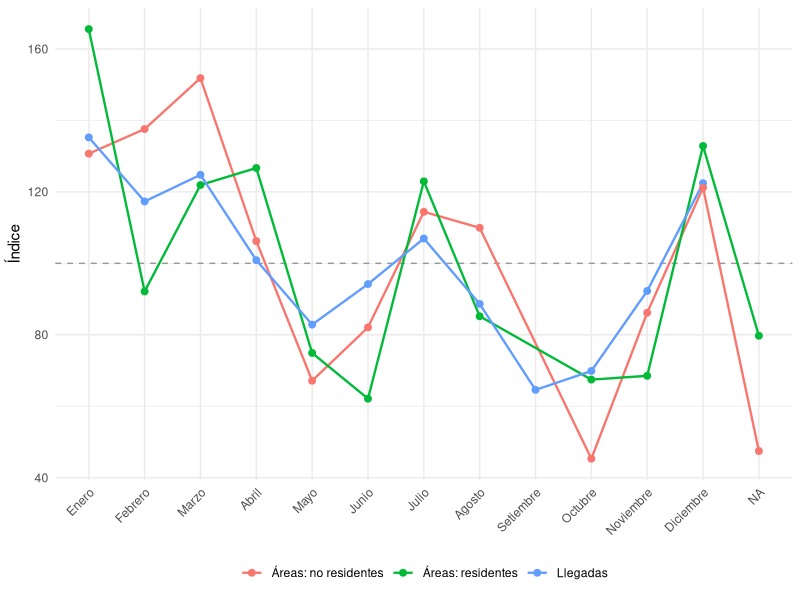
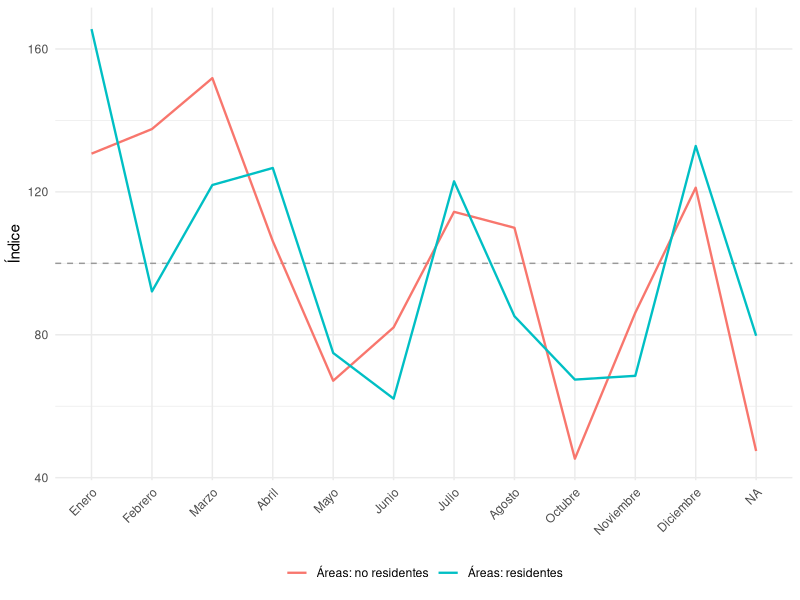
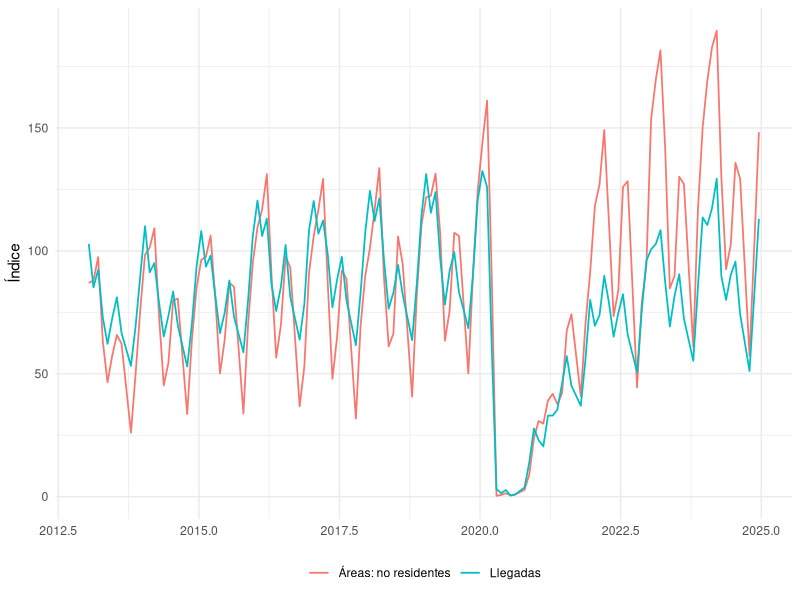
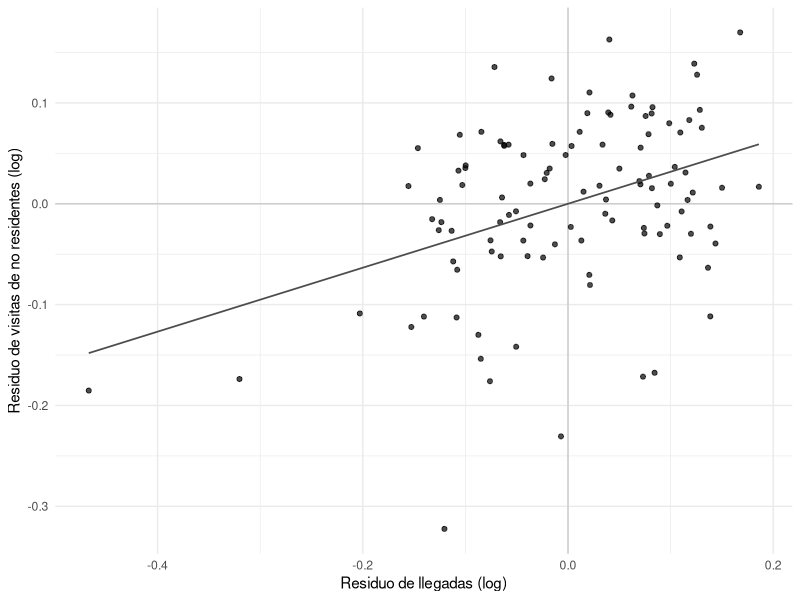

Here is the R script that generated these plots, in order:
## ---- chunk 1
#| label: setup
#| include: false


library(tidyr)
library(readxl)
library(knitr)
library(dplyr)
library(ggplot2)



llegadas <- read_excel("../data/llegadas_costarica.xlsx")

vida.silvestre <- read_excel("../data/visitas_areas_silvestres.xlsx")


orden.meses <- c("Enero", "Febrero", "Marzo", "Abril", "Mayo", "Junio",
                 "Julio", "Agosto", "Setiembre",
                 "Octubre", "Noviembre", "Diciembre")
## ---- chunk 2
#| include: false
tabla.llegadas <- llegadas %>%
  group_by(mes) %>%
  summarise(
    Promedio = mean(llegadas, na.rm = TRUE),
    Desv.Estandar = sd(llegadas, na.rm = TRUE),
    CV = Desv.Estandar / Promedio * 100,
    Minimo = min(llegadas, na.rm = TRUE),
    Maximo = max(llegadas, na.rm = TRUE),
    Rango = Maximo - Minimo,
    .groups = "drop"
  ) %>%
  mutate(
    Promedio = round(Promedio, 2),
    Desv.Estandar = round(Desv.Estandar, 2),
    CV = round(CV, 2)
  )
## ---- chunk 3
kable(
  tabla.llegadas,
  digits = 2,
  caption = "Resumen estadístico mensual de las llegadas internacionales a Costa Rica",
  align = c("l", "r", "r", "r", "r", "r", "r")
)
## ---- chunk 4
#| include: false
tabla.vida <- vida.silvestre %>%
  group_by(mes) %>%
  summarise(
    Promedio = mean(total, na.rm = TRUE),
    Desv.Estandar = sd(total, na.rm = TRUE),
    CV = Desv.Estandar / Promedio * 100,
    Minimo = min(total, na.rm = TRUE),
    Maximo = max(total, na.rm = TRUE),
    Rango = Maximo - Minimo,
    .groups = "drop"
  ) %>%
  mutate(
    Promedio = round(Promedio, 2),
    Desv.Estandar = round(Desv.Estandar, 2),
    CV = round(CV, 2)
  )
## ---- chunk 5
kable(
  tabla.vida,
  digits = 2,
  caption = "Resumen estadístico mensual de las visitas a áreas silvestres protegidas",
  align = c("l", "r", "r", "r", "r", "r", "r")
)
## ---- chunk 6
#| include: false

str(llegadas)
str(vida.silvestre)
## ---- chunk 7
#| include: false

#Verificación de datos faltantes


colSums(is.na(llegadas))
colSums(is.na(vida.silvestre))
## ---- chunk 8
#| include: false

# Se verifica la existencia de registros duplicados en ambas bases de datos, con el fin de identificar posibles repeticiones durante el registro de la información.

sum(duplicated(llegadas))
sum(duplicated(vida.silvestre))
## ---- chunk 9
#| include: false

# Se verifica que no existan dos observaciones correspondientes al mismo período de tiempo

sum(duplicated(llegadas[c("anio","mes")]))
sum(duplicated(vida.silvestre[c("anio","mes")]))

## ---- chunk 10
#| include: false

#Se determina el rango temporal de cada base de datos y se verifica que cada año contenga las 12 observaciones mensuales correspondientes.

range(llegadas$anio)
range(vida.silvestre$anio)
table(llegadas$anio)
table(vida.silvestre$anio)
## ---- chunk 11
#| include: false

#Se realizan comprobaciones adicionales para verificar la consistencia de los valores registrados. Se revisan los rangos de las variables numéricas para identificar posibles valores negativos o valores que puedan resultar atípicos. Además, para la base de visitas a áreas silvestres, se verifica que el total de visitas corresponda a la suma de residentes y no residentes.

range(llegadas$llegadas)
range(vida.silvestre$residentes)
range(vida.silvestre$no_residentes)
sum(vida.silvestre$residentes + vida.silvestre$no_residentes != vida.silvestre $total)
## ---- chunk 12
#| include: false
llegadas <- llegadas |> mutate(m = match(mes, orden.meses), t = anio * 12 + m)
vida.silvestre <- vida.silvestre |> mutate(m = match(mes, orden.meses), t = anio * 12 + m)
## ---- chunk 13
#| include: false

# intersección de ambas bases
comp <- inner_join(llegadas, vida.silvestre, by = c("anio", "mes", "m", "t")) |> 
  arrange(t)
# se excluye pandemia para no contaminar
sin_covid <- comp |> 
  filter(!anio %in% c(2020, 2021))

# indice estacional. 100 = mes promedio de su propio año
indice <- function(df, col, anios) {
  df |>
    filter(anio %in% anios) |>
    group_by(anio) |>
    mutate(media = mean(.data[[col]])) |>
    ungroup() |>
    mutate(razon = .data[[col]] / media) |>
    group_by(m) |>
    summarise(indice = 100 * mean(razon), .groups = "drop")
}

pre  <- 2013:2019
post <- 2022:2024

ie <- bind_rows(
  indice(llegadas, "llegadas", pre)  |> 
    mutate(serie = "Llegadas", periodo = "2013-2019"),

  indice(llegadas, "llegadas", post) |> 
    mutate(serie = "Llegadas", periodo = "2022-2024"),

  indice(vida.silvestre, "no_residentes", pre) |> 
    mutate(serie = "Áreas: no residentes", periodo = "2013-2019"),

  indice(vida.silvestre, "no_residentes", post) |> 
    mutate(serie = "Áreas: no residentes", periodo = "2022-2024"),

  indice(vida.silvestre, "residentes", pre)  |> 
    mutate(serie = "Áreas: residentes", periodo = "2013-2019")
) |>
  mutate(mes = factor(orden.meses[m], levels = orden.meses))

#que tan alta es la estacionalidad 
amplitud <- function(d) max(d$indice) / min(d$indice)
amp_lleg_pre <- amplitud(indice(llegadas, "llegadas", pre))
amp_lleg_post <- amplitud(indice(llegadas, "llegadas", post))
amp_nores_pre <- amplitud(indice(vida.silvestre, "no_residentes", pre))
amp_res_pre <- amplitud(indice(vida.silvestre, "residentes", pre))

#perfiles estacionales preCovid
perfil_lleg <- indice(llegadas, "llegadas", pre)$indice
perfil_nores <- indice(vida.silvestre, "no_residentes", pre)$indice
perfil_res <- indice(vida.silvestre, "residentes", pre)$indice
## ---- chunk 14
#| include: false

# residuos: quitar mes y tendencia
residuos <- function(df, col) {
  formula <- as.formula(paste("log(", col, ") ~ factor(m) + t"))
  residuals(lm(formula, data = df))
}
# en covid y sin covid
r_con   <- data.frame(ll = residuos(comp, "llegadas"),
                      nr = residuos(comp, "no_residentes"),
                      anio = comp$anio)
r_sin   <- data.frame(ll = residuos(sin_covid, "llegadas"),
                      nr = residuos(sin_covid, "no_residentes"),
                      rs = residuos(sin_covid, "residentes"))

# Variación interanual 
var_ia <- comp |>
  group_by(m) |>
    arrange(anio, .by_group = TRUE) |>
      mutate(g_lleg  = 100 * (llegadas / lag(llegadas) - 1),
         g_nores = 100 * (no_residentes / lag(no_residentes) - 1)) |>
          ungroup() |>
            filter(!is.na(g_lleg), !is.na(g_nores))

# Elasticidad   
mod_el <- lm(log(no_residentes) ~ log(llegadas) + factor(m), data = sin_covid)
elast  <- unname(coef(mod_el)["log(llegadas)"])
r2_el  <- summary(mod_el)$r.squared

# Tasa de penetración: % que termina visitando Refugios Silvestre
penetracion <- comp |>
  group_by(anio) |>
  summarise(llegadas = sum(llegadas),
            no_residentes = sum(no_residentes),
            .groups = "drop") |>
  mutate(tasa = 100 * no_residentes / llegadas)
## ---- chunk 15
#| include: false

#Funciones aux 
n2 <- function(x) sprintf("%.2f", x)
n1 <- function(x) sprintf("%.1f", x)
pp <- function(x) format(round(x), big.mark = " ", scientific = FALSE)
## ---- chunk 16
#| include: false
#| label: fig-estacional
#| fig-cap: "Índice estacional promedio 2013-2019."
#| fig-width: 7
#| fig-height: 3.6

ie |>
  filter(periodo == "2013-2019") |>
  ggplot(aes(mes, indice, group = serie, colour = serie)) +
  geom_hline(yintercept = 100, linetype = "dashed", colour = "grey60") +
  geom_line(linewidth = 0.8) +
  geom_point(size = 2.0) +
  labs(x = NULL, y = "Índice", colour = NULL) +
  theme_minimal(base_size = 11) +
  theme(legend.position = "bottom",
        axis.text.x = element_text(angle = 45, hjust = 1))
## ---- chunk 17
#| include: false
#| label: fig-residentes
#| fig-cap: "Residentes y no residentes siguen calendarios distintos (2013-2019)."
#| fig-width: 7
#| fig-height: 3.2

ie |>
  filter(periodo == "2013-2019", serie != "Llegadas") |>
  ggplot(aes(mes, indice, group = serie, colour = serie)) +
  geom_hline(yintercept = 100, linetype = "dashed", colour = "grey60") +
  geom_line(linewidth = 0.8) +
  labs(x = NULL, y = "Índice", colour = NULL) +
  theme_minimal(base_size = 11) +
  theme(legend.position = "bottom",
        axis.text.x = element_text(angle = 45, hjust = 1))
## ---- chunk 18

#| label: tbl-perfiles
#| tbl-cap: "Índice estacional de las llegadas antes y después de la pandemia."

## inestabilidad estacional

ie |>
  filter(serie == "Llegadas") |>
  select(mes, periodo, indice) |>
  pivot_wider(names_from = periodo, values_from = indice) |>
  mutate(Diferencia = `2022-2024` - `2013-2019`) |>
  mutate(across(where(is.numeric), ~ round(.x, 1))) |>
  knitr::kable()
## ---- chunk 19
#| include: false
#| label: fig-series
#| fig-cap: "Ambas series mensuales, en índice con base en el promedio de 2019."
#| fig-width: 7
#| fig-height: 3.4

base19 <- comp |>
  filter(anio == 2019) |>
  summarise(ll = mean(llegadas), nr = mean(no_residentes))

comp |>
  transmute(fecha = anio + (m - 0.5) / 12,
            Llegadas = 100 * llegadas / base19$ll,
            `Áreas: no residentes` = 100 * no_residentes / base19$nr) |>
  pivot_longer(-fecha, names_to = "serie", values_to = "valor") |>
  ggplot(aes(fecha, valor, colour = serie)) +
  geom_line(linewidth = 0.6) +
  labs(x = NULL, y = "Índice", colour = NULL) +
  theme_minimal(base_size = 11) +
  theme(legend.position = "bottom")
## ---- chunk 20
#| include: false
#| label: cor-niveles
# correlacion directa
cor(comp$llegadas, comp$no_residentes)
cor(sin_covid$llegadas, sin_covid$no_residentes)
## ---- chunk 21
#| include: false
#| label: cor-residuos
# Con el período de pandemia incluido
cor(r_con$ll, r_con$nr)

# Excluyendo 2020 y 2021
cor(r_sin$ll, r_sin$nr)
cor.test(r_sin$ll, r_sin$nr)$p.value
## ---- chunk 22
#| include: false
#| label: fig-residuos
#| fig-cap: "Desviaciones respecto a lo esperable por mes y tendencia, excluyendo 2020-2021."
#| fig-width: 5.5
#| fig-height: 3.4

ggplot(r_sin, aes(ll, nr)) +
  geom_hline(yintercept = 0, colour = "grey80") +
  geom_vline(xintercept = 0, colour = "grey80") +
  geom_point(alpha = 0.7, size = 1.4) +
  geom_smooth(method = "lm", se = FALSE, linewidth = 0.6, colour = "grey30") +
  labs(x = "Residuo de llegadas (log)", y = "Residuo de visitas de no residentes (log)") +
  theme_minimal(base_size = 11)
## ---- chunk 23
#| include: false
#| label: cor-variaciones
cor(var_ia$g_lleg, var_ia$g_nores)

var_est <- var_ia |> filter(!anio %in% c(2020, 2021, 2022))
cor(var_est$g_lleg, var_est$g_nores)
## ---- chunk 24
#| include: false
#| label: elasticidad
summary(mod_el)$coefficients["log(llegadas)", ]
## ---- chunk 25
#| include: false
#| label: tbl-penetracion
#| tbl-cap: "Visitas de no residentes a áreas protegidas por cada 100 llegadas internacionales."

penetracion |>
  transmute(Año = anio,
            Llegadas = pp(llegadas),
            `Visitas de no residentes` = pp(no_residentes),
            `Visitas por 100 llegadas` = round(tasa, 1)) |>
  knitr::kable()
